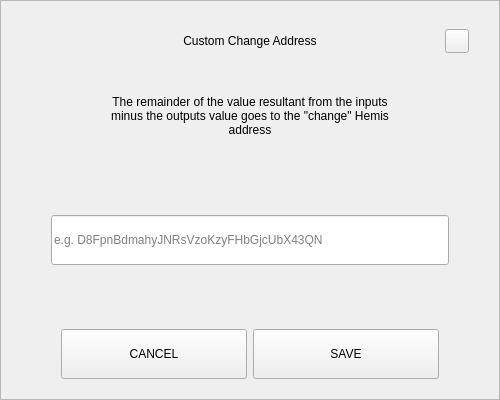
<?xml version="1.0" encoding="UTF-8"?>
<ui version="4.0">
 <class>SendChangeAddressDialog</class>
 <widget class="QDialog" name="SendChangeAddressDialog">
  <property name="geometry">
   <rect>
    <x>0</x>
    <y>0</y>
    <width>500</width>
    <height>400</height>
   </rect>
  </property>
  <property name="windowTitle">
   <string notr="true">N/A</string>
  </property>
  <layout class="QVBoxLayout" name="verticalLayout">
   <property name="spacing">
    <number>0</number>
   </property>
   <property name="leftMargin">
    <number>0</number>
   </property>
   <property name="topMargin">
    <number>0</number>
   </property>
   <property name="rightMargin">
    <number>0</number>
   </property>
   <property name="bottomMargin">
    <number>0</number>
   </property>
   <item>
    <widget class="QFrame" name="frame">
     <property name="styleSheet">
      <string notr="true"/>
     </property>
     <property name="frameShape">
      <enum>QFrame::StyledPanel</enum>
     </property>
     <property name="frameShadow">
      <enum>QFrame::Raised</enum>
     </property>
     <layout class="QVBoxLayout" name="verticalLayout_2" stretch="0,0,0,0,0,0,0">
      <property name="spacing">
       <number>0</number>
      </property>
      <property name="leftMargin">
       <number>30</number>
      </property>
      <property name="topMargin">
       <number>20</number>
      </property>
      <property name="rightMargin">
       <number>30</number>
      </property>
      <property name="bottomMargin">
       <number>20</number>
      </property>
      <item>
       <layout class="QHBoxLayout" name="horizontalLayout_3">
        <property name="spacing">
         <number>0</number>
        </property>
        <item>
         <spacer name="horizontalSpacer_2">
          <property name="orientation">
           <enum>Qt::Horizontal</enum>
          </property>
          <property name="sizeHint" stdset="0">
           <size>
            <width>40</width>
            <height>20</height>
           </size>
          </property>
         </spacer>
        </item>
        <item>
         <widget class="QLabel" name="labelTitle">
          <property name="minimumSize">
           <size>
            <width>0</width>
            <height>40</height>
           </size>
          </property>
          <property name="maximumSize">
           <size>
            <width>16777215</width>
            <height>40</height>
           </size>
          </property>
          <property name="styleSheet">
           <string notr="true">padding-left:24px;</string>
          </property>
          <property name="text">
           <string>Custom Change Address</string>
          </property>
          <property name="alignment">
           <set>Qt::AlignCenter</set>
          </property>
          <property name="margin">
           <number>7</number>
          </property>
         </widget>
        </item>
        <item>
         <spacer name="horizontalSpacer">
          <property name="orientation">
           <enum>Qt::Horizontal</enum>
          </property>
          <property name="sizeHint" stdset="0">
           <size>
            <width>40</width>
            <height>20</height>
           </size>
          </property>
         </spacer>
        </item>
        <item>
         <widget class="QPushButton" name="btnEsc">
          <property name="minimumSize">
           <size>
            <width>24</width>
            <height>24</height>
           </size>
          </property>
          <property name="maximumSize">
           <size>
            <width>24</width>
            <height>24</height>
           </size>
          </property>
          <property name="focusPolicy">
           <enum>Qt::NoFocus</enum>
          </property>
          <property name="text">
           <string/>
          </property>
         </widget>
        </item>
       </layout>
      </item>
      <item>
       <spacer name="verticalSpacer_2">
        <property name="orientation">
         <enum>Qt::Vertical</enum>
        </property>
        <property name="sizeType">
         <enum>QSizePolicy::Fixed</enum>
        </property>
        <property name="sizeHint" stdset="0">
         <size>
          <width>20</width>
          <height>20</height>
         </size>
        </property>
       </spacer>
      </item>
      <item alignment="Qt::AlignHCenter">
       <widget class="QLabel" name="labelMessage">
        <property name="minimumSize">
         <size>
          <width>0</width>
          <height>70</height>
         </size>
        </property>
        <property name="text">
         <string>The remainder of the value resultant from the inputs minus the outputs value goes to the &quot;change&quot; Hemis address</string>
        </property>
        <property name="alignment">
         <set>Qt::AlignCenter</set>
        </property>
        <property name="wordWrap">
         <bool>true</bool>
        </property>
       </widget>
      </item>
      <item>
       <spacer name="verticalSpacer_3">
        <property name="orientation">
         <enum>Qt::Vertical</enum>
        </property>
        <property name="sizeHint" stdset="0">
         <size>
          <width>20</width>
          <height>40</height>
         </size>
        </property>
       </spacer>
      </item>
      <item>
       <layout class="QHBoxLayout" name="horizontalLayout_2">
        <property name="spacing">
         <number>0</number>
        </property>
        <property name="leftMargin">
         <number>20</number>
        </property>
        <property name="rightMargin">
         <number>20</number>
        </property>
        <item>
         <widget class="QLineEdit" name="lineEditAddress">
          <property name="minimumSize">
           <size>
            <width>0</width>
            <height>50</height>
           </size>
          </property>
          <property name="placeholderText">
           <string notr="true">e.g. D8FpnBdmahyJNRsVzoKzyFHbGjcUbX43QN</string>
          </property>
         </widget>
        </item>
       </layout>
      </item>
      <item>
       <spacer name="verticalSpacer">
        <property name="orientation">
         <enum>Qt::Vertical</enum>
        </property>
        <property name="sizeHint" stdset="0">
         <size>
          <width>20</width>
          <height>40</height>
         </size>
        </property>
       </spacer>
      </item>
      <item>
       <layout class="QHBoxLayout" name="horizontalLayout" stretch="2,2">
        <property name="spacing">
         <number>6</number>
        </property>
        <property name="leftMargin">
         <number>30</number>
        </property>
        <property name="rightMargin">
         <number>30</number>
        </property>
        <item>
         <widget class="QPushButton" name="btnCancel">
          <property name="minimumSize">
           <size>
            <width>180</width>
            <height>50</height>
           </size>
          </property>
          <property name="focusPolicy">
           <enum>Qt::NoFocus</enum>
          </property>
          <property name="text">
           <string>CANCEL</string>
          </property>
         </widget>
        </item>
        <item>
         <widget class="QPushButton" name="btnSave">
          <property name="minimumSize">
           <size>
            <width>180</width>
            <height>50</height>
           </size>
          </property>
          <property name="focusPolicy">
           <enum>Qt::NoFocus</enum>
          </property>
          <property name="text">
           <string>SAVE</string>
          </property>
         </widget>
        </item>
       </layout>
      </item>
     </layout>
    </widget>
   </item>
  </layout>
 </widget>
 <resources/>
 <connections/>
</ui>
